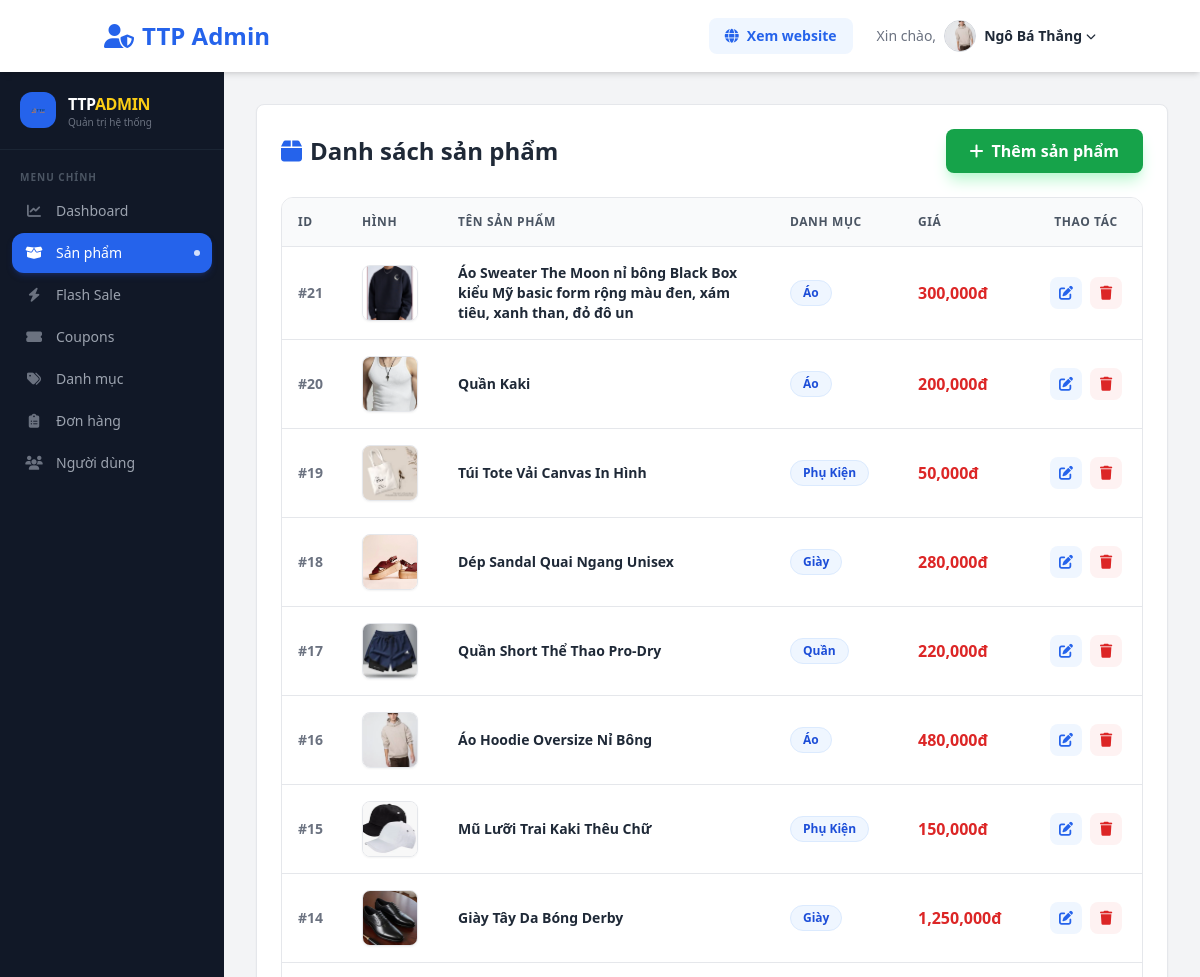
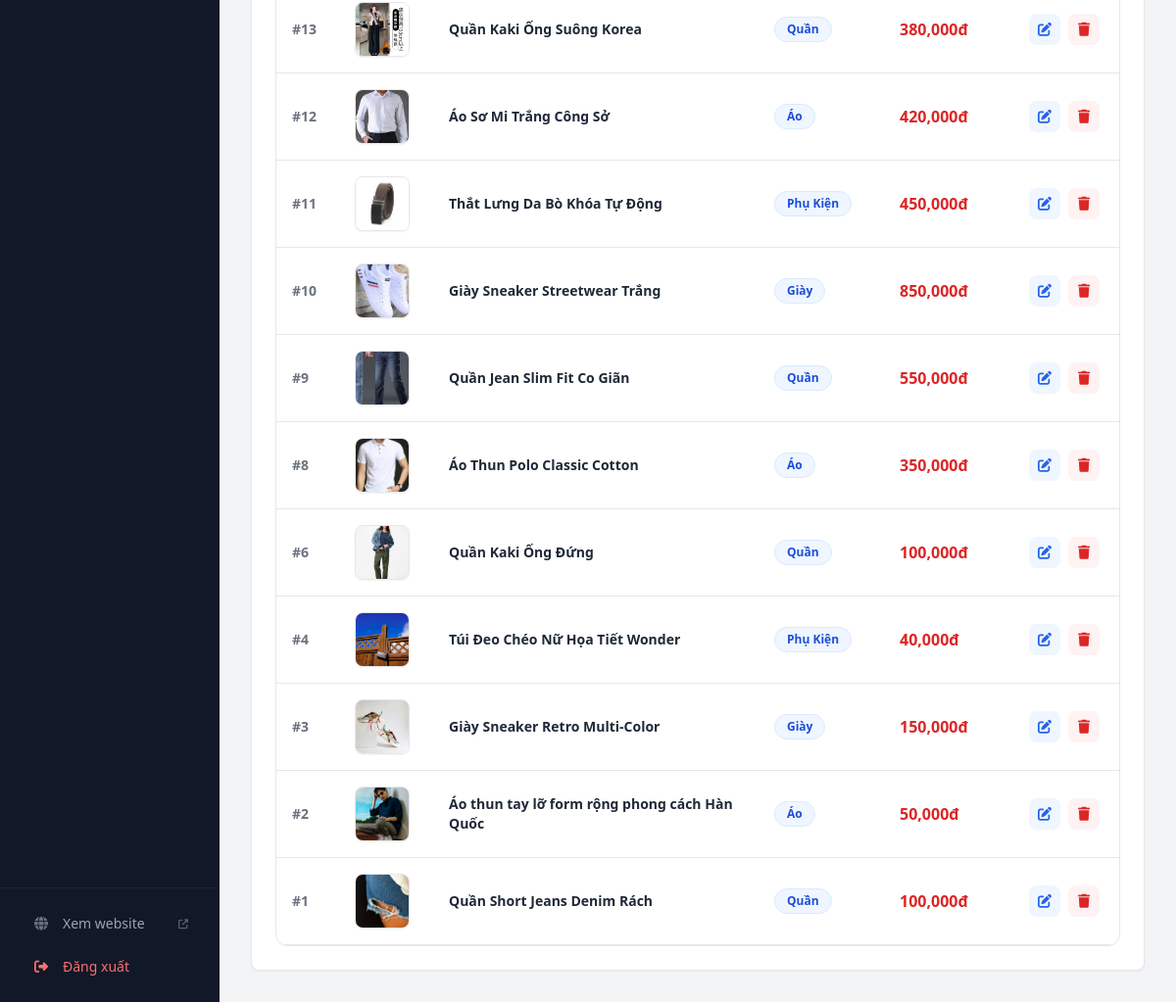
Screenshot of /admin_product.php (signed in) with the database file from the repository (2 pictures, top to bottom).
### tables this page shows
CREATE TABLE IF NOT EXISTS `product` (
  `MaSanPham` int NOT NULL AUTO_INCREMENT,
  `TenSanPham` varchar(100) NOT NULL,
  `GiaSanPham` decimal(10,0) NOT NULL,
  `hinh` varchar(1000) NOT NULL,
  `MoTa` text NOT NULL,
  `MaDanhMuc` int NOT NULL,
  `SaoTrungBinh` float NOT NULL,
  `TongDanhGia` int NOT NULL,
  `hinh2` varchar(255) DEFAULT NULL,
  `hinh3` varchar(255) DEFAULT NULL,
  `mau1` varchar(255) DEFAULT NULL,
  `mau2` varchar(255) DEFAULT NULL,
  `mau3` varchar(255) DEFAULT NULL,
  `size` varchar(255) DEFAULT NULL,
  `SoLuongTon` int NOT NULL DEFAULT '99',
  `is_featured` tinyint(1) NOT NULL DEFAULT '0' COMMENT '1 = Sản phẩm nổi bật',
  `GiaKhuyenMai` decimal(10,0) DEFAULT NULL,
  `NgayBatDauSale` datetime DEFAULT NULL,
  `NgayKetThucSale` datetime DEFAULT NULL,
  `is_suggested` tinyint(1) DEFAULT '0',
  `DaBan` int DEFAULT '0',
  PRIMARY KEY (`MaSanPham`),
  KEY `fk_sp_dm` (`MaDanhMuc`),
  KEY `idx_ten_sp` (`TenSanPham`(50))
);

CREATE TABLE IF NOT EXISTS `categories` (
  `MaDanhMuc` int NOT NULL AUTO_INCREMENT,
  `TenDanhMuc` text NOT NULL,
  `MoTa` text NOT NULL,
  PRIMARY KEY (`MaDanhMuc`)
);

### database.php (called while the page is built, shortened)
<?php
    class Database {
        private $host = "localhost";
        private $username = "root";
        private $password = "";
        private $dbname = "web";
        public $conn;
        public function __construct() {
            $this->conn = new mysqli ($this->host, $this->username, $this->password, $this->dbname);
            $this->conn->set_charset("utf8");
        }
        public function select ($sql) {
            return $this->conn->query($sql);
        }
    }
?>

### admin_product.php (the view, shortened to what this page needs)
<?php
require_once "database.php";
$db = new Database();
$products = $db->select("SELECT p.*, c.TenDanhMuc FROM product p JOIN categories c ON p.MaDanhMuc = c.MaDanhMuc ORDER BY MaSanPham DESC");
?>
<!DOCTYPE html>
<html lang="vi">
<head>
    <script src="https://cdn.tailwindcss.com"></script>
    <link rel="stylesheet" href="https://cdnjs.cloudflare.com/ajax/libs/font-awesome/6.4.0/css/all.min.css">
</head>
<body class="bg-gray-100 flex flex-col min-h-screen">
    <header class="bg-white shadow-md sticky top-0 z-50">
        <div class="container mx-auto px-4 py-3 flex items-center justify-between">
            <div class="flex items-center gap-3">
                <h1 class="text-xl md:text-2xl font-bold text-blue-600 flex items-center gap-2">
                    <i class="fas fa-user-shield"></i> <span class="hidden sm:inline">TTP Admin</span>
                </h1>
            </div>
            <div class="flex items-center gap-3 md:gap-6">
                <a href="index.php"
                    class="bg-blue-50 text-blue-600 px-3 md:px-4 py-2 rounded-lg font-bold hover:bg-blue-100 transition flex items-center gap-2 text-sm">
                    <i class="fas fa-globe"></i> <span class="hidden sm:inline">Xem website</span>
                </a>
                <?php
                    $ten_user = $_SESSION['user_name'];
                    $avatar_link = 'https://ui-avatars.com/api/?name=' . urlencode($ten_user) . '&background=0D8ABC&color=fff&size=128';
                    if (isset($_SESSION['user_avatar']) && $_SESSION['user_avatar'] != 'default.png' && $_SESSION['user_avatar'] != '') {
                        $avatar_link = 'public/images/' . $_SESSION['user_avatar'];
                    }
                ?>
                <div class="relative group inline-block z-50 text-sm">
                    <div class="flex items-center gap-2 cursor-pointer whitespace-nowrap py-2"
                        title="Tài khoản của tôi">
                        <span class="text-gray-500 group-hover:text-gray-800 transition hidden md:inline">Xin
                            chào,</span>
                        <img src="<?php echo htmlspecialchars($avatar_link); ?>" alt="Avatar"
                            class="w-8 h-8 rounded-full object-cover border border-gray-300 group-hover:border-blue-400 transition">
                        <strong class="text-gray-800 group-hover:text-blue-600 hidden md:flex items-center gap-1">
                            <?php echo htmlspecialchars($_SESSION['user_name']); ?>
                            <i class="fas fa-chevron-down text-[10px] transition-transform group-hover:rotate-180"></i>
                        </strong>
                    </div>
                </div>
            </div>
        </div>
    </header>
    <div class="flex flex-1 relative overflow-hidden">
        <?php include 'admin_sidebar.php'; ?>
        <main class="flex-1 p-4 md:p-8 w-full overflow-hidden">
            <div class="bg-white rounded-lg shadow-sm border border-gray-200 p-4 md:p-6">
                <div class="flex flex-col sm:flex-row justify-between items-start sm:items-center gap-4 mb-6">
                    <h2 class="text-xl md:text-2xl font-bold text-gray-800 flex items-center gap-2">
                        <i class="fas fa-box text-blue-600"></i> Danh sách sản phẩm
                    </h2>
                    <button onclick="openAddModal()"
                        class="w-full sm:w-auto bg-green-600 text-white px-5 md:px-6 py-2.5 rounded-lg hover:bg-green-700 transition font-bold shadow-lg shadow-green-200 flex items-center justify-center gap-2">
                        <i class="fas fa-plus"></i> Thêm sản phẩm
                    </button>
                </div>
                <div class="overflow-x-auto rounded-xl border border-gray-200">
                    <table class="w-full min-w-[750px]">
                        <thead
                            class="bg-gray-50 border-b border-gray-200 text-gray-600 uppercase text-[10px] md:text-xs font-bold tracking-wider">
                            <tr>
                                <th class="p-3 md:p-4 text-left w-12 md:w-16">ID</th>
                                <th class="p-3 md:p-4 text-left w-20 md:w-24">Hình</th>
                                <th class="p-3 md:p-4 text-left">Tên sản phẩm</th>
                                <th class="p-3 md:p-4 text-left w-32">Danh mục</th>
                                <th class="p-3 md:p-4 text-left w-32">Giá</th>
                                <th class="p-3 md:p-4 text-center w-24 md:w-28">Thao tác</th>
                            </tr>
                        </thead>
                        <tbody class="text-xs md:text-sm">
                            <?php if($products): while($row = $products->fetch_assoc()): ?>
                            <tr class="border-b hover:bg-gray-50 transition">
                                <td class="p-3 md:p-4 font-bold text-gray-500">#<?php echo $row['MaSanPham']; ?></td>
                                <td class="p-3 md:p-4">
                                    <img src="public/images/<?php echo $row['hinh']; ?>"
                                        class="w-10 h-10 md:w-14 md:h-14 object-cover rounded-lg border border-gray-200 shadow-sm">
                                </td>
                                <td class="p-3 md:p-4 font-bold text-gray-800"><?php echo $row['TenSanPham']; ?></td>
                                <td class="p-3 md:p-4">
                                    <span
                                        class="inline-block px-2 md:px-3 py-1 bg-blue-50 border border-blue-100 text-blue-700 rounded-full text-[10px] md:text-xs font-bold whitespace-nowrap">
                                        <?php echo $row['TenDanhMuc']; ?>
                                    </span>
                                </td>
                                <td class="p-3 md:p-4 font-bold text-red-600 text-sm md:text-base whitespace-nowrap">
                                    <?php echo number_format($row['GiaSanPham']); ?>đ
                                </td>
                                <td class="p-3 md:p-4">
                                    <div class="flex justify-center gap-1.5 md:gap-2">
                                        <button
                                            onclick="openEditModal(<?php echo htmlspecialchars(json_encode($row)); ?>)"
                                            class="w-7 h-7 md:w-8 md:h-8 bg-blue-50 text-blue-600 rounded-lg hover:bg-blue-600 hover:text-white transition flex items-center justify-center"
                                            title="Sửa">
                                            <i class="fas fa-edit text-xs md:text-sm"></i>
                                        </button>
                                        <a href="admin_product.php?delete=<?php echo $row['MaSanPham']; ?>"
                                            onclick="return confirm('Bạn có chắc chắn muốn xóa sản phẩm này?')"
                                            class="w-7 h-7 md:w-8 md:h-8 bg-red-50 text-red-600 rounded-lg hover:bg-red-600 hover:text-white transition flex items-center justify-center"
                                            title="Xóa">
                                            <i class="fas fa-trash text-xs md:text-sm"></i>
                                        </a>
                                    </div>
                                </td>
                            </tr>
                            <?php endwhile; else: ?>
                            <tr>
                                <td colspan="6" class="p-6 text-center text-gray-500">Chưa có sản phẩm nào.</td>
                            </tr>
                            <?php endif; ?>
                        </tbody>
                    </table>
                </div>
            </div>
        </main>
    </div>
</body>
</html>

### admin_sidebar.php (shortened to what this page needs)
<?php
$_admin_nav = [
['href' => 'admin_dashboard.php', 'icon' => 'fa-chart-line', 'label' => 'Dashboard'],
['href' => 'admin_product.php', 'icon' => 'fa-box-open', 'label' => 'Sản phẩm'],
['href' => 'admin_flashsale.php', 'icon' => 'fa-bolt', 'label' => 'Flash Sale'],
['href' => 'admin_coupons.php', 'icon' => 'fa-ticket-alt', 'label' => 'Coupons'],
['href' => 'admin_categories.php', 'icon' => 'fa-tags', 'label' => 'Danh mục'],
['href' => 'admin_orders.php', 'icon' => 'fa-clipboard-list', 'label' => 'Đơn hàng'],
['href' => 'admin_users.php', 'icon' => 'fa-users', 'label' => 'Người dùng'],
];
$_cur_page = basename($_SERVER['PHP_SELF']);
?>
<aside id="adminSidebar" class="fixed inset-y-0 left-0 z-40 md:relative md:z-auto
           w-64 md:w-56
           bg-gray-900 flex flex-col flex-shrink-0
           -translate-x-full md:translate-x-0
           transition-transform duration-300 ease-in-out
           shadow-2xl md:shadow-none">
    <div class="px-5 py-5 border-b border-gray-800/80 flex items-center gap-3">
        <a href="admin_dashboard.php" class="flex items-center gap-3 group">
            <div
                class="w-9 h-9 rounded-xl bg-blue-600 flex items-center justify-center flex-shrink-0 group-hover:bg-blue-500 transition">
                <img src="public/images/icon_web.png" alt="TTP" class="w-6 h-6 object-contain">
            </div>
            <div class="leading-tight">
                <span class="text-white font-black text-base tracking-tight">TTP<span
                        class="text-yellow-400">ADMIN</span></span>
                <p class="text-gray-500 text-[10px] font-medium">Quản trị hệ thống</p>
            </div>
        </a>
    </div>
    <nav class="flex-1 py-3 overflow-y-auto">
        <p class="px-5 pt-2 pb-1 text-[10px] font-bold text-gray-600 uppercase tracking-widest">Menu chính</p>
        <?php foreach ($_admin_nav as $n):
            $is_active = ($_cur_page === basename($n['href']));
            $cls = $is_active
                ? 'bg-blue-600 text-white shadow-md shadow-blue-900/40'
                : 'text-gray-400 hover:bg-gray-800 hover:text-white';
        ?>
        <a href="<?php echo $n['href']; ?>"
            class="flex items-center gap-3 mx-3 px-3 py-2.5 rounded-xl text-sm font-medium transition-all duration-150 my-0.5 <?php echo $cls; ?>">
            <i class="fas <?php echo $n['icon']; ?> w-5 text-center flex-shrink-0
                <?php echo $is_active ? 'text-white' : 'text-gray-500'; ?>"></i>
            <span><?php echo $n['label']; ?></span>
            <?php if ($is_active): ?>
            <span class="ml-auto w-1.5 h-1.5 bg-white rounded-full opacity-80"></span>
            <?php endif; ?>
        </a>
        <?php endforeach; ?>
    </nav>
    <div class="px-5 py-4 border-t border-gray-800/80 space-y-1">
        <a href="index.php" target="_blank"
            class="flex items-center gap-3 px-3 py-2.5 rounded-xl text-sm text-gray-400 hover:bg-gray-800 hover:text-white transition-all">
            <i class="fas fa-globe w-5 text-center text-gray-500"></i>
            <span>Xem website</span>
            <i class="fas fa-external-link-alt text-[10px] ml-auto opacity-50"></i>
        </a>
        <a href="logout.php"
            class="flex items-center gap-3 px-3 py-2.5 rounded-xl text-sm text-red-400 hover:bg-red-900/30 hover:text-red-300 transition-all">
            <i class="fas fa-sign-out-alt w-5 text-center"></i>
            <span>Đăng xuất</span>
        </a>
    </div>
</aside>

### rows the page displays
product: MaSanPham "21", hinh (picture), TenSanPham "Áo Sweater The Moon nỉ bông Black Box kiểu Mỹ basic form rộng màu đen, xám tiêu, xanh than, đỏ đô un", MaDanhMuc.TenDanhMuc "Áo", GiaSanPham "300,000"
product: MaSanPham "20", hinh (picture), TenSanPham "Quần Kaki", MaDanhMuc.TenDanhMuc "Áo", GiaSanPham "200,000"
product: MaSanPham "19", hinh (picture), TenSanPham "Túi Tote Vải Canvas In Hình", MaDanhMuc.TenDanhMuc "Phụ Kiện", GiaSanPham "50,000"
product: MaSanPham "18", hinh (picture), TenSanPham "Dép Sandal Quai Ngang Unisex", MaDanhMuc.TenDanhMuc "Giày", GiaSanPham "280,000"
product: MaSanPham "17", hinh (picture), TenSanPham "Quần Short Thể Thao Pro-Dry", MaDanhMuc.TenDanhMuc "Quần", GiaSanPham "220,000"
product: MaSanPham "16", hinh (picture), TenSanPham "Áo Hoodie Oversize Nỉ Bông", MaDanhMuc.TenDanhMuc "Áo", GiaSanPham "480,000"
product: MaSanPham "15", hinh (picture), TenSanPham "Mũ Lưỡi Trai Kaki Thêu Chữ", MaDanhMuc.TenDanhMuc "Phụ Kiện", GiaSanPham "150,000"
product: MaSanPham "14", hinh (picture), TenSanPham "Giày Tây Da Bóng Derby", MaDanhMuc.TenDanhMuc "Giày", GiaSanPham "1,250,000"
product: MaSanPham "13", hinh (picture), TenSanPham "Quần Kaki Ống Suông Korea", MaDanhMuc.TenDanhMuc "Quần", GiaSanPham "380,000"
product: MaSanPham "12", hinh (picture), TenSanPham "Áo Sơ Mi Trắng Công Sở", MaDanhMuc.TenDanhMuc "Áo", GiaSanPham "420,000"
product: MaSanPham "11", hinh (picture), TenSanPham "Thắt Lưng Da Bò Khóa Tự Động", MaDanhMuc.TenDanhMuc "Phụ Kiện", GiaSanPham "450,000"
product: MaSanPham "10", hinh (picture), TenSanPham "Giày Sneaker Streetwear Trắng", MaDanhMuc.TenDanhMuc "Giày", GiaSanPham "850,000"
product: MaSanPham "9", hinh (picture), TenSanPham "Quần Jean Slim Fit Co Giãn", MaDanhMuc.TenDanhMuc "Quần", GiaSanPham "550,000"
product: MaSanPham "8", hinh (picture), TenSanPham "Áo Thun Polo Classic Cotton", MaDanhMuc.TenDanhMuc "Áo", GiaSanPham "350,000"
product: MaSanPham "6", hinh (picture), TenSanPham "Quần Kaki Ống Đứng", MaDanhMuc.TenDanhMuc "Quần", GiaSanPham "100,000"
product: MaSanPham "4", hinh (picture), TenSanPham "Túi Đeo Chéo Nữ Họa Tiết Wonder", MaDanhMuc.TenDanhMuc "Phụ Kiện", GiaSanPham "40,000"
product: MaSanPham "3", hinh (picture), TenSanPham "Giày Sneaker Retro Multi-Color", MaDanhMuc.TenDanhMuc "Giày", GiaSanPham "150,000"
product: MaSanPham "2", hinh (picture), TenSanPham "Áo thun tay lỡ form rộng phong cách Hàn Quốc", MaDanhMuc.TenDanhMuc "Áo", GiaSanPham "50,000"
product: MaSanPham "1", hinh (picture), TenSanPham "Quần Short Jeans Denim Rách", MaDanhMuc.TenDanhMuc "Quần", GiaSanPham "100,000"

### other values shown
$_SESSION['user_name'] "Ngô Bá Thắng"
$n['label'] "Dashboard"
$n['label'] "Sản phẩm"
$n['label'] "Flash Sale"
$n['label'] "Coupons"
$n['label'] "Danh mục"
$n['label'] "Đơn hàng"
$n['label'] "Người dùng"
